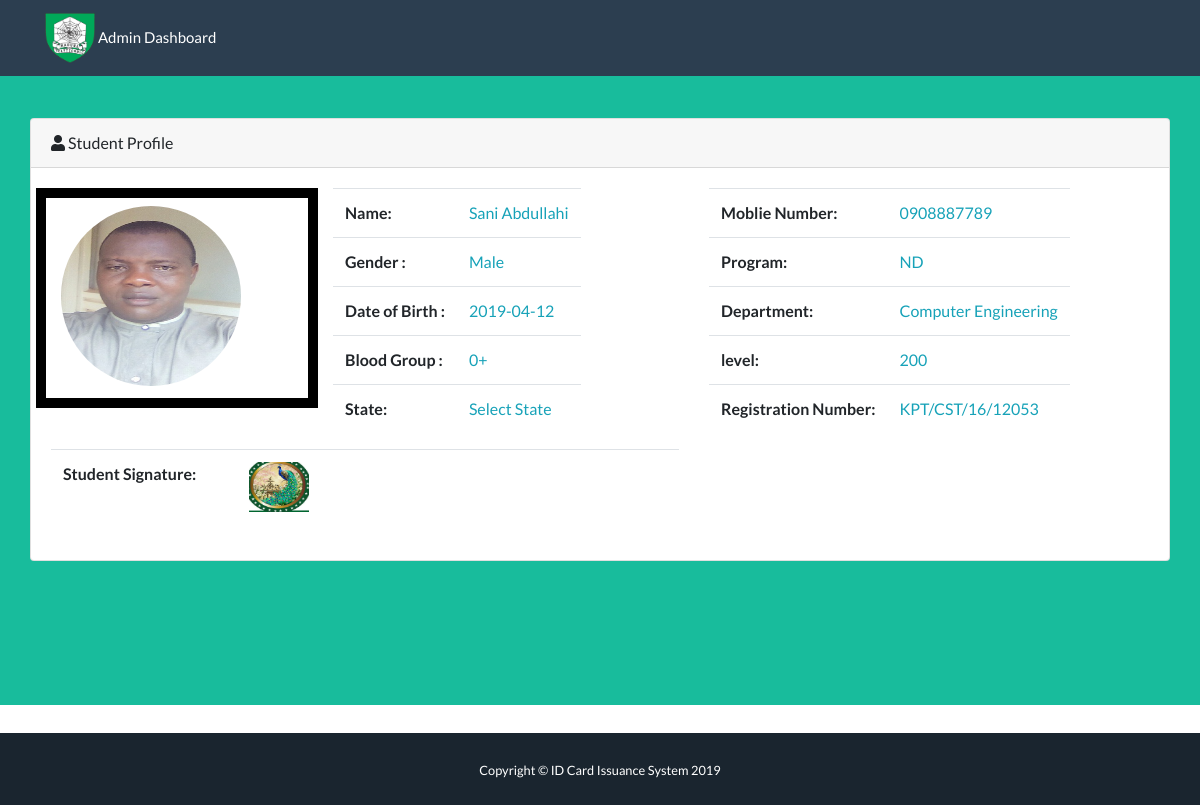
/admin_view.php?regno=KPT/CST/16/12053, run on the app's committed database.
### tables this page shows
CREATE TABLE `department` (
  `department_Id` int(11) NOT NULL,
  `student_Id` int(11) NOT NULL,
  `unit` varchar(20) NOT NULL,
  `department` varchar(50) NOT NULL,
  `programe` varchar(10) NOT NULL,
  `yoe` int(20) NOT NULL,
  `yog` int(20) NOT NULL,
  `level` varchar(10) NOT NULL
);

CREATE TABLE `students` (
  `student_Id` int(11) NOT NULL,
  `fname` varchar(20) NOT NULL,
  `sname` varchar(20) NOT NULL,
  `oname` varchar(20) NOT NULL,
  `gender` varchar(10) NOT NULL,
  `state` varchar(20) NOT NULL,
  `lg` varchar(20) NOT NULL,
  `dob` varchar(20) NOT NULL,
  `phone` varchar(20) NOT NULL,
  `blood` varchar(10) NOT NULL,
  `regno` varchar(50) NOT NULL,
  `sign` varchar(500) NOT NULL,
  `picture` varchar(500) NOT NULL,
  `idcard_status` int(11) NOT NULL
);

### admin_view.php (the view, shortened to what this page needs)
<?php
 include('config/db.php');
$user=$_GET['regno'];
    $query = mysqli_query($connection, "SELECT * FROM students
    LEFT JOIN department on department.student_Id = students.student_Id WHERE regno='$user' ");
    while($row = mysqli_fetch_array($query,MYSQLI_ASSOC)){
     $fname = $row["fname"];
     $sname = $row["sname"];
     $oname = $row["oname"];
     $gender = $row["gender"];
     $state = $row["state"];
     $phone = $row["phone"];
     $dob = $row["dob"];
     $programe = $row["programe"];
     $department = $row["department"];
     $blood = $row["blood"];
     $regno = $row["regno"];
     $level = $row["level"];
     $pic = $row["picture"];
     $signature = $row["sign"];
    }
  ?>
<!DOCTYPE html>
<html lang="en">
<head>
  <link href="vendor/bootstrap/css/bootstrap.min.css" rel="stylesheet">
  <link href="animate.css" rel="stylesheet">
  <link href="vendor/fontawesome-free/css/all.min.css" rel="stylesheet" type="text/css">
  <link href="vendor/magnific-popup/magnific-popup.css" rel="stylesheet" type="text/css">
  <link href="css/freelancer.min.css" rel="stylesheet">
</head>
<body id="page-top">
 <?php include 'admin_nav.php'; ?>
  <header class="masthead bg-primary " style=" margin-top: -100px;">
    <div class="container-fluid">
          <div class="col-lg-12 col-lg-4 mb-5">
          <div class="card mb-3">
            <div class="card-header">
              <i class="fas fa-user"></i>
              Student Profile
        </div>
            <div class="card-body">
              <div class="row">
                <div class="col-lg-3 mb-4 table-bordered" style="border: 10px solid black; height: 220px;">
                   <div class="mt-2" style="border-radius: 50px;">
                      <img src="images/<?php echo $pic; ?>" width="180" height="180" style="border-radius: 130px;" >
                  </div>
                </div>
                <div class="col-lg-4">
                  <table width="100" class="table table-responsive  w-100 tabl">
                    <tr>
                      <th>Name: </th>
                      <td class="text-info"><?php echo $fname." ".$sname." ".$oname; ?></td>
                    </tr>
                    <tr>
                      <th>Gender : </th>
                      <td class="text-info"><?php echo $gender; ?></td>
                    </tr>
                    <tr>
                      <th>Date of Birth : </th>
                      <td class="text-info"><?php echo $dob; ?></td>
                    </tr>
                    <tr>
                      <th>Blood Group : </th>
                      <td class="text-info"><?php echo $blood; ?></td>
                    </tr>
                    <tr>
                      <th>State: </th>
                      <td class="text-info"><?php echo $state; ?></td>
                    </tr>
                  </table>
                </div>
                <div class="col-lg-5">
                  <table width="100" class="table table-responsive  w-100 tabl" >
                    <tr>
                      <th>Moblie Number: </th>
                      <td class="text-info"><?php echo $phone; ?></td>
                    </tr>
                    <tr>
                      <th>Program: </th>
                      <td class="text-info"><?php echo $programe; ?></td>
                    </tr>
                    <tr>
                      <th>Department: </th>
                      <td class="text-info"><?php echo $department; ?></td>
                    </tr>
                    <tr>
                      <th>level: </th>
                      <td class="text-info"><?php echo $level; ?></td>
                    </tr>
                    <tr>
                      <th>Registration Number: </th>
                      <td class="text-info"><?php echo $regno; ?></td>
                    </tr>
                  </table>
                </div>
                <div class="col-lg-7">
                  <table width="100" class="table table-responsive  w-100 tabl">
                    <tr>
                      <th style="width: 300px;">Student Signature: </th>
                      <td class="text-info" style="font-size: 14px; width: 900px;"><img src="images/<?php echo $signature; ?>" width="60" height="50"></td>
                    </tr>
                  </table>
                </div>
              </div>
</div>
        </div>
          </div>
    </div>
  </header>
<div class="copyright py-4 text-center text-white fixed-bottom">
    <div class="container">
      <small>Copyright &copy; ID Card Issuance System 2019</small>
    </div>
  </div>
</body>
</html>

### data on the page
department: student_Id.picture (picture), student_Id.fname "Sani", student_Id.sname "Abdullahi", student_Id.gender "Male", student_Id.dob "2019-04-12", student_Id.blood "0+", student_Id.state "Select State", student_Id.phone "0908887789", programe "ND", department "Computer Engineering", level "200", student_Id.regno "KPT/CST/16/12053", student_Id.sign (picture)
